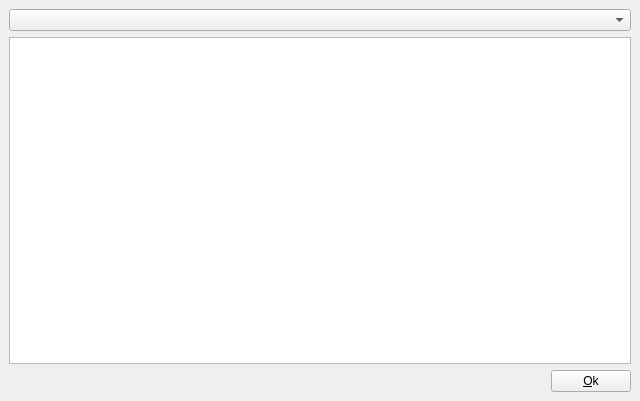
<ui version="4.0" >
 <author></author>
 <comment></comment>
 <exportmacro></exportmacro>
 <class>ChangeLog</class>
 <widget class="QWidget" name="ChangeLog" >
  <property name="geometry" >
   <rect>
    <x>0</x>
    <y>0</y>
    <width>640</width>
    <height>401</height>
   </rect>
  </property>
  <property name="windowTitle" >
   <string>ChangeLog</string>
  </property>
  <layout class="QGridLayout" >
   <property name="margin" >
    <number>9</number>
   </property>
   <property name="spacing" >
    <number>6</number>
   </property>
   <item row="0" column="0" >
    <layout class="QVBoxLayout" >
     <property name="margin" >
      <number>0</number>
     </property>
     <property name="spacing" >
      <number>6</number>
     </property>
     <item>
      <widget class="QComboBox" name="cbxChangeLog" >
       <item>
        <property name="text" >
         <string/>
        </property>
       </item>
       <item>
        <property name="text" >
         <string>DOSBox ChangeLog</string>
        </property>
       </item>
       <item>
        <property name="text" >
         <string>DBoxFE ChangeLog </string>
        </property>
       </item>
      </widget>
     </item>
     <item>
      <widget class="QTextBrowser" name="textBrowser" >
       <property name="html" >
        <string>&lt;html>&lt;head>&lt;meta name="qrichtext" content="1" />&lt;/head>&lt;body style=" white-space: pre-wrap; font-family:Bitstream Vera Sans; font-size:12pt; font-weight:400; font-style:normal; text-decoration:none;">&lt;p style="-qt-paragraph-type:empty; margin-top:0px; margin-bottom:0px; margin-left:0px; margin-right:0px; -qt-block-indent:0; text-indent:0px;">&lt;/p>&lt;/body>&lt;/html></string>
       </property>
      </widget>
     </item>
     <item>
      <layout class="QHBoxLayout" >
       <property name="margin" >
        <number>0</number>
       </property>
       <property name="spacing" >
        <number>6</number>
       </property>
       <item>
        <spacer>
         <property name="orientation" >
          <enum>Qt::Horizontal</enum>
         </property>
         <property name="sizeHint" >
          <size>
           <width>40</width>
           <height>20</height>
          </size>
         </property>
        </spacer>
       </item>
       <item>
        <widget class="QPushButton" name="btnOk" >
         <property name="text" >
          <string>&amp;Ok</string>
         </property>
        </widget>
       </item>
      </layout>
     </item>
    </layout>
   </item>
  </layout>
 </widget>
 <pixmapfunction></pixmapfunction>
 <tabstops>
  <tabstop>cbxChangeLog</tabstop>
  <tabstop>textBrowser</tabstop>
  <tabstop>btnOk</tabstop>
 </tabstops>
 <resources/>
 <connections>
  <connection>
   <sender>btnOk</sender>
   <signal>clicked()</signal>
   <receiver>ChangeLog</receiver>
   <slot>close()</slot>
   <hints>
    <hint type="sourcelabel" >
     <x>597</x>
     <y>377</y>
    </hint>
    <hint type="destinationlabel" >
     <x>636</x>
     <y>360</y>
    </hint>
   </hints>
  </connection>
 </connections>
</ui>
